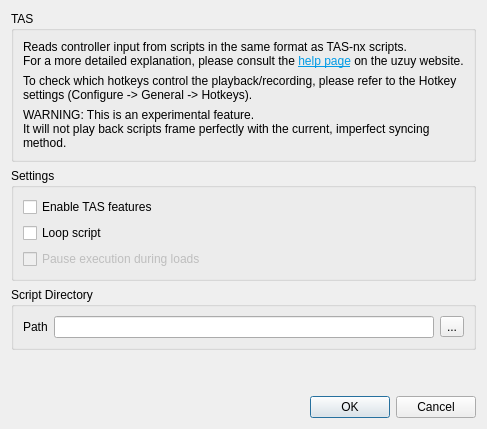
<?xml version="1.0" encoding="UTF-8"?>
<ui version="4.0">
 <class>ConfigureTas</class>
 <widget class="QDialog" name="ConfigureTas">
  <layout class="QVBoxLayout" name="verticalLayout_1">
   <item>
    <layout class="QHBoxLayout" name="horizontalLayout_1">
     <item>
      <widget class="QGroupBox" name="groupBox_1">
       <property name="title">
        <string>TAS</string>
       </property>
       <layout class="QGridLayout" name="gridLayout_1">
        <item row="0" column="0" colspan="4">
         <widget class="QLabel" name="label_1">
          <property name="text">
           <string>&lt;html&gt;&lt;head/&gt;&lt;body&gt;&lt;p&gt;Reads controller input from scripts in the same format as TAS-nx scripts.&lt;br/&gt;For a more detailed explanation, please consult the &lt;a href=&quot;https://uzuy-emu.org/help/feature/tas/&quot;&gt;&lt;span style=&quot; text-decoration: underline; color:#039be5;&quot;&gt;help page&lt;/span&gt;&lt;/a&gt; on the uzuy website.&lt;/p&gt;&lt;/body&gt;&lt;/html&gt;</string>
          </property>
          <property name="openExternalLinks">
           <bool>true</bool>
          </property>
         </widget>
        </item>
        <item row="1" column="0" colspan="4">
         <widget class="QLabel" name="label_2">
          <property name="text">
           <string>To check which hotkeys control the playback/recording, please refer to the Hotkey settings (Configure -&gt; General -&gt; Hotkeys).</string>
          </property>
          <property name="wordWrap">
           <bool>true</bool>
          </property>
         </widget>
        </item>
        <item row="2" column="0" colspan="4">
         <widget class="QLabel" name="label_3">
          <property name="text">
           <string>WARNING: This is an experimental feature.&lt;br/&gt;It will not play back scripts frame perfectly with the current, imperfect syncing method.</string>
          </property>
          <property name="wordWrap">
           <bool>true</bool>
          </property>
         </widget>
        </item>
       </layout>
      </widget>
     </item>
    </layout>
   </item>
   <item>
    <layout class="QHBoxLayout" name="horizontalLayout_2">
     <item>
      <widget class="QGroupBox" name="groupBox_2">
       <property name="title">
        <string>Settings</string>
       </property>
       <layout class="QGridLayout" name="gridLayout_2">
        <item row="0" column="0" colspan="4">
         <widget class="QCheckBox" name="tas_enable">
          <property name="text">
           <string>Enable TAS features</string>
          </property>
         </widget>
        </item>
        <item row="1" column="0" colspan="4">
         <widget class="QCheckBox" name="tas_loop_script">
          <property name="text">
           <string>Loop script</string>
          </property>
         </widget>
        </item>
        <item row="2" column="0" colspan="4">
         <widget class="QCheckBox" name="tas_pause_on_load">
          <property name="enabled">
           <bool>false</bool>
          </property>
          <property name="text">
           <string>Pause execution during loads</string>
          </property>
         </widget>
        </item>
       </layout>
      </widget>
     </item>
    </layout>
   </item>
   <item>
    <layout class="QHBoxLayout" name="horizontalLayout_3">
     <item>
      <widget class="QGroupBox" name="groupBox_3">
       <property name="title">
        <string>Script Directory</string>
       </property>
       <layout class="QGridLayout" name="gridLayout_3">
        <item row="0" column="0">
         <widget class="QLabel" name="label_4">
          <property name="text">
           <string>Path</string>
          </property>
         </widget>
        </item>
        <item row="0" column="3">
         <widget class="QToolButton" name="tas_path_button">
          <property name="text">
           <string>...</string>
          </property>
         </widget>
        </item>
        <item row="0" column="2">
         <widget class="QLineEdit" name="tas_path_edit"/>
        </item>
       </layout>
      </widget>
     </item>
    </layout>
   </item>
   <item>
    <spacer name="verticalSpacer">
     <property name="orientation">
      <enum>Qt::Vertical</enum>
     </property>
     <property name="sizeHint" stdset="0">
      <size>
       <width>20</width>
       <height>40</height>
      </size>
     </property>
    </spacer>
   </item>
   <item>
    <widget class="QDialogButtonBox" name="buttonBox">
     <property name="sizePolicy">
      <sizepolicy hsizetype="Preferred" vsizetype="Preferred">
       <horstretch>0</horstretch>
       <verstretch>0</verstretch>
      </sizepolicy>
     </property>
     <property name="orientation">
      <enum>Qt::Horizontal</enum>
     </property>
     <property name="standardButtons">
      <set>QDialogButtonBox::Cancel|QDialogButtonBox::Ok</set>
     </property>
    </widget>
   </item>
  </layout>
 </widget>
 <resources/>
 <connections>
  <connection>
   <sender>buttonBox</sender>
   <signal>accepted()</signal>
   <receiver>ConfigureTas</receiver>
   <slot>accept()</slot>
   <hints>
    <hint type="sourcelabel">
     <x>20</x>
     <y>20</y>
    </hint>
    <hint type="destinationlabel">
     <x>20</x>
     <y>20</y>
    </hint>
   </hints>
  </connection>
  <connection>
   <sender>buttonBox</sender>
   <signal>rejected()</signal>
   <receiver>ConfigureTas</receiver>
   <slot>reject()</slot>
   <hints>
    <hint type="sourcelabel">
     <x>20</x>
     <y>20</y>
    </hint>
    <hint type="destinationlabel">
     <x>20</x>
     <y>20</y>
    </hint>
   </hints>
  </connection>
 </connections>
</ui>
